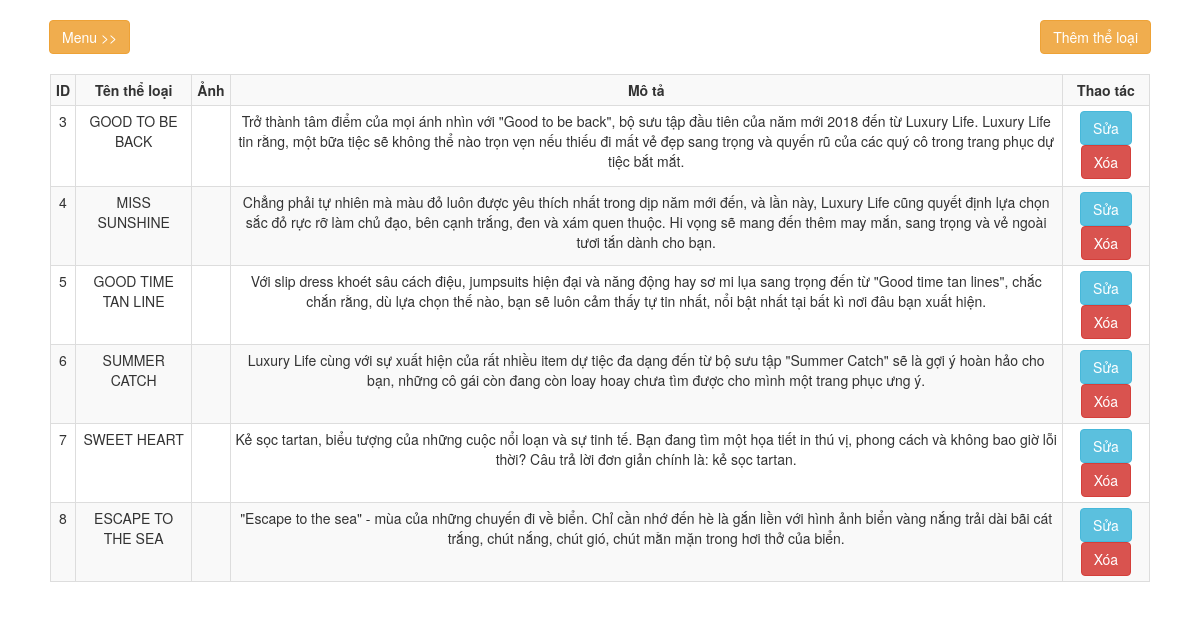
Screenshot of /admin/lookbook.php (signed in) with the database file from the repository.
### tables this page shows
CREATE TABLE `category` (
  `category_id` int(11) NOT NULL,
  `name` varchar(100) NOT NULL,
  `description` text,
  `image` varchar(255) NOT NULL
);

### admin/lookbook.php (the view, shortened to what this page needs)
<?php session_start();
if(isset($_SESSION['login_user']) && $_SESSION['login_user']==1)
{
?>
<!DOCTYPE html>
<html>
<head>
    <link href="../css/bootstrap.min.css" rel="stylesheet">
    <link href="../css/simple-sidebar.css" rel="stylesheet">
</head>
<body>
	<div id="wrapper">
        <div id="page-content-wrapper">
            <div class="container-fluid">
                <div class="row">
                    <div class="col-lg-12">
                        <a href="#menu-toggle" class="btn btn-warning" id="menu-toggle" style="margin-bottom: 20px;  margin-left: 14px;">Menu >></a>
                        <a class="btn btn-warning" href="../admin/add_lookbook.php" style="float: right; margin-right: 14px">Thêm thể loại</a>
                    </div>
                </div>
                <?php
                require ('../connect.php');
                $sql = "SELECT * FROM category";
                $ketQuaTruyVan = $conn->query($sql);
                ?>
        <div class="container-fluid">
                <table class="table table-striped table-bordered table-hover table-condensed table-reponsive" style="text-align: center;">
                    <tr>
                        <th>ID</th>
                        <th>Tên thể loại</th>
                        <th>Ảnh</th>
                        <th>Mô tả</th>
                        <th>Thao tác</th>
                    </tr>
                    <?php
                    if($ketQuaTruyVan->num_rows > 0){
                    while($category = $ketQuaTruyVan->fetch_assoc()){
                    ?>
                    <tr>
                        <td><?php echo $category['category_id']; ?></td>
                        <td><?php echo $category['name']; ?></td>
                        <td><img src="<?php echo ('../'.$category['image']);?>" alt="" height=60px></td>
                        <td><?php echo $category['description']; ?></td>
                        <td>
                        <a class="btn btn-info" href="edit_lookbook.php?id=<?php echo $category['category_id'];?>">Sửa</a>
                            <span><a class="btn btn-danger" href="del_lookbook.php?id=<?php echo $category['category_id'];?>">Xóa</a></span>
                        </td>
                    </tr>
                    <?php
                    }}
                    else{?>
                    <tr>
                        <td colspan="13" style="color: red">Không có thể loại nào</td>
                    </tr>
                    <?php } ?>
                </table>
            </div>
        </div>
    </div>
    </div>
</body>
</html>
<?php
}else{
    echo
    "<script>
    alert('Bạn cần đăng nhập để quản trị');
    window.location = 'index.php';
    </script>";
}
?>

### css/simple-sidebar.css (style rules this page uses)
body { overflow-x: hidden; }
#wrapper { padding-left: 0; -webkit-transition: all 0.5s ease; -moz-transition: all 0.5s ease; -o-transition: all 0.5s ease; transition: all 0.5s ease; }
#page-content-wrapper { width: 100%; position: absolute; padding: 15px; }
@media (min-width:768px) { #wrapper { padding-left: 0; } }
@media (min-width:768px) { #page-content-wrapper { padding: 20px; position: relative; } }

### admin/lookbook.php (style rules this page uses)
th { text-align: center; }

### rows the page displays
category: category_id "3", name "GOOD TO BE BACK", description "Trở thành tâm điểm của mọi ánh nhìn với \"Good to be back\", bộ sưu tập đầu tiên của năm mới 2018 đến từ Luxury Life. Luxury Life tin rằng, một bữa tiệc sẽ không thể nào trọn vẹn nếu thiếu đi mất vẻ đẹp sang trọng và quyến rũ của các quý cô trong trang phục dự tiệc bắt mắt."
category: category_id "4", name "MISS SUNSHINE", description "Chẳng phải tự nhiên mà màu đỏ luôn được yêu thích nhất trong dịp năm mới đến, và lần này, Luxury Life cũng quyết định lựa chọn sắc đỏ rực rỡ làm chủ đạo, bên cạnh trắng, đen và xám quen thuộc. Hi vọng sẽ mang đến thêm may mắn, sang trọng và vẻ ngoài tươi tắn dành cho bạn."
category: category_id "5", name "GOOD TIME TAN LINE", description "Với slip dress khoét sâu cách điệu, jumpsuits hiện đại và năng động hay sơ mi lụa sang trọng đến từ \"Good time tan lines\", chắc chắn rằng, dù lựa chọn thế nào, bạn sẽ luôn cảm thấy tự tin nhất, nổi bật nhất tại bất kì nơi đâu bạn xuất hiện."
category: category_id "6", name "SUMMER CATCH", description "Luxury Life cùng với sự xuất hiện của rất nhiều item dự tiệc đa dạng đến từ bộ sưu tập \"Summer Catch\" sẽ là gợi ý hoàn hảo cho bạn, những cô gái còn đang còn loay hoay chưa tìm được cho mình một trang phục ưng ý."
category: category_id "7", name "SWEET HEART", description "Kẻ sọc tartan, biểu tượng của những cuộc nổi loạn và sự tinh tế. Bạn đang tìm một họa tiết in thú vị, phong cách và không bao giờ lỗi thời? Câu trả lời đơn giản chính là: kẻ sọc tartan."
category: category_id "8", name "ESCAPE TO THE SEA", description "\"Escape to the sea\" - mùa của những chuyến đi về biển. Chỉ cần nhớ đến hè là gắn liền với hình ảnh biển vàng nắng trải dài bãi cát trắng, chút nắng, chút gió, chút mằn mặn trong hơi thở của biển."
